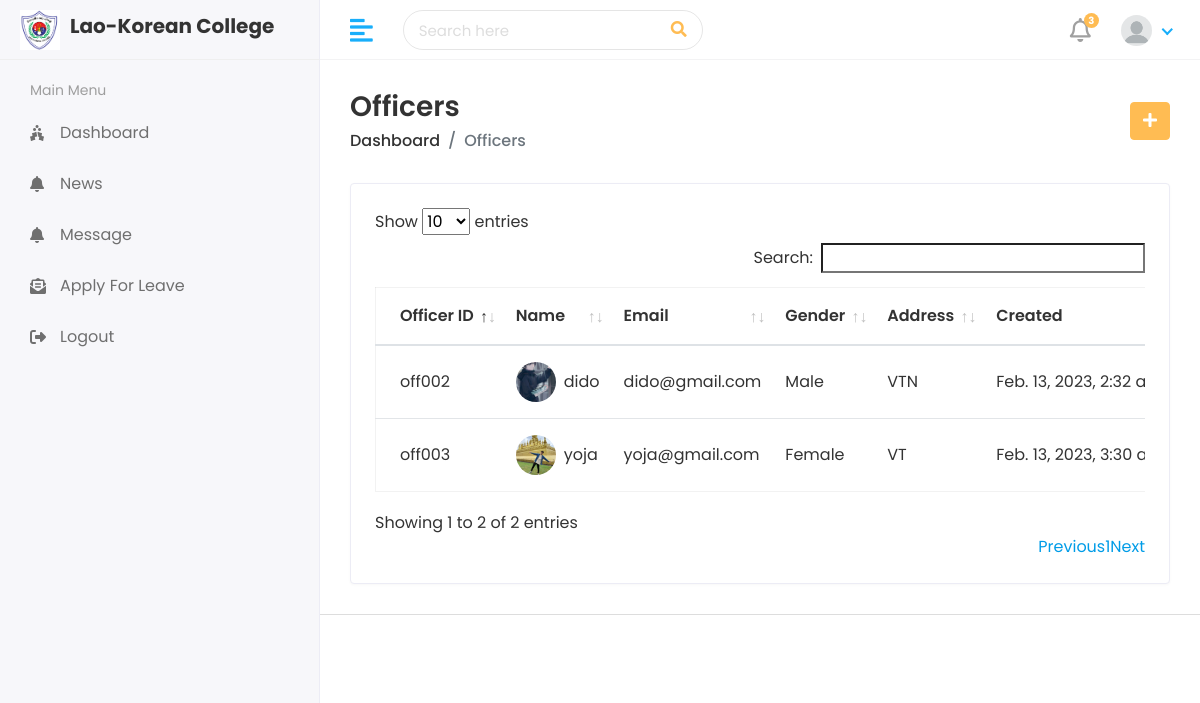
/Hod/Officer/View/, run on the app's committed database.
### app/models.py (models this page shows, shortened)
class Officer(models.Model):
    user = models.OneToOneField(CustomUser, on_delete=models.CASCADE)
    officerID = models.CharField(max_length=50, unique=True)
    address = models.TextField()
    gender = models.CharField(max_length=50)
    created_at = models.DateTimeField(auto_now_add=True)
    updated_at = models.DateTimeField(auto_now=True)

class CustomUser(AbstractUser):
    USER = (
        (1, "HOD"),
        (2, "OFFICER"),
        (3, "TEACHER"),
        (4, "STUDENT")
    )
    user_type = models.CharField(choices=USER, max_length=50, default=1)
    profile_pic = models.ImageField(upload_to="media/profile_pic")

### lao_korean_college/Hod_views.py (the view)
# urls.py: path('Hod/Officer/View/', Hod_views.viewOfficer, name='view_officer'),
def viewOfficer(request):
    officer = Officer.objects.all()
    context = {
        'officer': officer,
    }
    return render(request, 'Hod/viewOfficer.html', context)

### templates/Hod/viewOfficer.html (shortened to what this page needs)
{% extends 'base.html' %}
{% block content %}
{% load static %}
<div class="content container-fluid">
   <div class="page-header">
      <div class="row align-items-center">
         <div class="col">
            <h3 class="page-title">Officers</h3>
            <ul class="breadcrumb">
               <li class="breadcrumb-item"><a href="index.html">Dashboard</a></li>
               <li class="breadcrumb-item active">Officers</li>
            </ul>
         </div>
         <div class="col-auto text-right float-right ml-auto">
            <a href="{% url 'add_officer' %}" class="btn btn-primary"><i class="fas fa-plus"></i></a>
         </div>
      </div>
   </div>
   <div class="row">
      <div class="col-sm-12">
         <div class="card card-table">
            <div class="card-body">
               <div class="table-responsive">
                  <table id="table_id" class="table table-hover table-center mb-0">
                     <thead>
                        <tr>
                           <th>Officer ID</th>
                           <th>Name</th>
                           <th>Email</th>
                           <th>Gender</th>
                           <th>Address</th>
                           <th>Created</th>
                        </tr>
                     </thead>
                     <tbody>
                        {% for i in officer %}
                        <tr>
                           <td>{{i.officerID}}</td>
                           <td>
                              <h2 class="table-avatar">
                                 <a href="#" class="avatar avatar-sm mr-2">
                                    {% if i.user.profile_pic %}
                                    <img class="avatar-img rounded-circle" src="/{{i.user.profile_pic}}"
                                       alt="User Image">
                                    {% else %}
                                    <img class="avatar-img rounded-circle" src="{% static 'assets/img/profile.png' %}"
                                       alt="User Image">
                                    {% endif %}
                                 </a>
                                 <a href="#">{{i.user.username}}</a>
                              </h2>
                           </td>
                           <td>{{i.user.email}}</td>
                           <td>{{i.gender}}</td>
                           <td>{{i.address}}</td>
                           <td>{{i.created_at}}</td>
                        </tr>
                        {% endfor %}
                     </tbody>
                  </table>
               </div>
            </div>
         </div>
      </div>
   </div>
</div>
{% endblock %}

### templates/base.html (shortened to what this page needs)
<!DOCTYPE html>
<html lang="en">
{% load static %}
<head>
   <link rel="stylesheet" href="https://cdnjs.cloudflare.com/ajax/libs/font-awesome/6.2.0/css/all.min.css"
>
   <link rel="stylesheet" href="{% static 'assets/plugins/bootstrap/css/bootstrap.min.css' %}">
   <link rel="stylesheet" href="{% static 'assets/plugins/fontawesome/css/fontawesome.min.css' %}">
   <link rel="stylesheet" href="{% static 'assets/plugins/fontawesome/css/all.min.css' %}">
   <link rel="stylesheet" href="{% static 'assets/css/main.css' %}">
   <link rel="stylesheet" href="{% static 'assets/plugins/datatables/datatables.min.css' %}">
</head>
<body>
   <div class="main-wrapper">
      {% include 'includes/header.html' %}
      {% include 'includes/sitebar.html' %}
      <div class="page-wrapper">
         {% block content %}
         {% endblock %}
         {% include 'includes/footer.html' %}
      </div>
   </div>
</body>
</html>

### templates/includes/header.html (shortened to what this page needs)
{% load static %}
<div class="header">
    <div class="header-left">
        <div class="logo">
            <img src="{% static 'assets/img/lkc.png' %}" alt="Logo">
        </div>
        <div class="logo">
            <h5 style="margin-left: 10px;"><strong>Lao-Korean College</strong></h5>
        </div>
    </div>
    <a href="javascript:void(0);" id="toggle_btn">
        <i class="fas fa-align-left"></i>
    </a>
    <div class="top-nav-search">
        <form method="get" action="#">
        <input type="text" class="form-control" placeholder="Search here">
        <button class="btn" type="submit"><i class="fas fa-search"></i></button>
        </form>
        </div>
    <ul class="nav user-menu">
        <li class="nav-item dropdown noti-dropdown">
            <a href="#" class="dropdown-toggle nav-link" data-toggle="dropdown">
                <i class="far fa-bell"></i> <span class="badge badge-pill">3</span>
            </a>
        </li>
        <li class="nav-item dropdown has-arrow">
            <a href="#" class="dropdown-toggle nav-link" data-toggle="dropdown">
                {% if user.profile_pic %}
                <span class="user-img"><img class="rounded-circle" src="{{user.profile_pic.url}}"
                        width="31" alt="User image"></span>
                {% else %}
                <span class="user-img"><img class="rounded-circle" src="{% static 'assets/img/profile.png' %}"
                    width="31" alt="User image"></span>
                {% endif %}
            </a>
        </li>
    </ul>
</div>

### templates/includes/sitebar.html (shortened to what this page needs)
{% load static %}
{% load active_link_tags %}
<div class="sidebar" id="sidebar">
    <div class="sidebar-inner slimscroll">
        <div id="sidebar-menu" class="sidebar-menu">
            {% if user.user_type == '1' %}
            <ul>
                <li class="menu-title">
                    <span>Main Menu</span>
                </li>
                <li class="{% active_link 'hod_home' 'active' %}">
                    <a href="{% url 'hod_home' %}"><i class="fas fa-holly-berry"></i> <span>Dashboard</span></a>
                </li>
                <li  class="submenu  %} {% active_link 'view_student' 'active' %} {% active_link 'add_student' 'active' %}">
                    <a href="#"><i class="fas fa-user-graduate"></i> <span> Students</span> <span
                            class="menu-arrow"></span></a>
                    <ul>
                        <li><a href="{% url 'add_student' %}">Add Student</a></li>
                        <li><a href="{% url 'view_student' %}">View Student</a></li>
                    </ul>
                </li>
                <li class="submenu  %} {% active_link 'view_teacher' 'active' %} {% active_link 'add_teacher' 'active' %}">
                    <a href="#"><i class="fas fa-chalkboard-teacher"></i> <span> Teachers</span> <span
                            class="menu-arrow"></span></a>
                    <ul>
                        <li><a href="{% url 'add_teacher' %}">Add Teacher</a></li>
                        <li><a href="{% url 'view_teacher' %}">View Teacher</a></li>
                    </ul>
                </li>
                <li class="submenu  %} {% active_link 'view_officer' 'active' %} {% active_link 'add_officer' 'active' %}">
                    <a href="#"><i class="fas fa-chalkboard-teacher"></i> <span> Officers</span> <span
                            class="menu-arrow"></span></a>
                    <ul>
                        <li><a href="{% url 'add_officer' %}">Add Officer</a></li>
                        <li><a href="{% url 'view_officer' %}">View Officer</a></li>
                    </ul>
                </li>
                <li class="submenu  %} {% active_link 'view_sessionYear' 'active' %} {% active_link 'add_sessionYear' 'active' %}">
                    <a href="#"><i class="fas fa-book-reader"></i> <span> Session Years</span> <span
                            class="menu-arrow"></span></a>
                    <ul>
                        <li><a href="{% url 'add_sessionYear' %}">Add Session Year</a></li>
                        <li><a href="{% url 'view_sessionYear' %}">View Session Year</a></li>
                    </ul>
                </li>
                <li class="{% active_link 'view_subject' 'active' %} {% active_link 'add_subject' 'active' %}">
                    <a href="#"><i class="fas fa-book-reader"></i> <span> Subjects</span> <span
                            class="menu-arrow"></span></a>
                    <ul>
                        <li><a href="{% url 'add_subject' %}">Add Subject</a></li>
                        <li><a href="{% url 'view_subject' %}">View Subject</a></li>
                    </ul>
                </li>
                <li class="{% active_link 'view_blog' 'active' %} {% active_link 'blog_detial' 'active' %}">
                    <a href="#"><i class="fa fa-bell"></i><span>News</span> <span
                        class="menu-arrow"></span></a>
                    <ul>
                        <li><a href="{% url 'add_blog' %}">Post</a></li>
                        <li><a href="{% url 'view_blog' %}">View Blogs</a></li>
                    </ul>
                </li>
                <li>
                    <a href="{% url 'dologout' %}"><i class="fa-solid fa-right-from-bracket"></i> <span>Log
                            Out</span></a>
                </li>
            </ul>
            {% else %}
            <ul>
                <li class="menu-title">
                    <span>Main Menu</span>
                </li>
                <li class="{% active_link 'student_home' 'active' %}">
                    <a href="{% url 'student_home' %}"><i class="fas fa-holly-berry"></i> <span>Dashboard</span></a>
                </li>
                <li class="">
                    <a href="{% url 'view_blog' %}"><i class="fa fa-bell" aria-hidden="true"></i><span>News</span></a>
                </li>
                <li class="{% active_link 'student_messages' 'active' %}">
                    <a href="#"><i class="fa fa-bell"
                            aria-hidden="true"></i><span>Message</span></a>
                </li>
                <li class="">
                    <a href="#">
                        <i class="nav-icon fas fa-envelope-open-text" aria-hidden="true"></i>
                        <span>Apply For Leave</span></a>
                </li>
                <li class="">
                    <a href="{% url 'dologout' %}"><i class="fa-solid fa-right-from-bracket"
                            aria-hidden="true"></i><span>Logout</span></a>
                </li>
            </ul>
            {% endif %}
        </div>
    </div>
</div>

### templates/includes/footer.html
{% load static %}
<footer>
</footer>

### data on the page
Officer: officerID "off002", user.profile_pic (picture), user.username "dido", user.email "dido@gmail.com", gender "Male", address "VTN", created_at "Feb. 13, 2023, 2:32…"
Officer: officerID "off003", user.profile_pic (picture), user.username "yoja", user.email "yoja@gmail.com", gender "Female", address "VT", created_at "Feb. 13, 2023, 3:30…"
